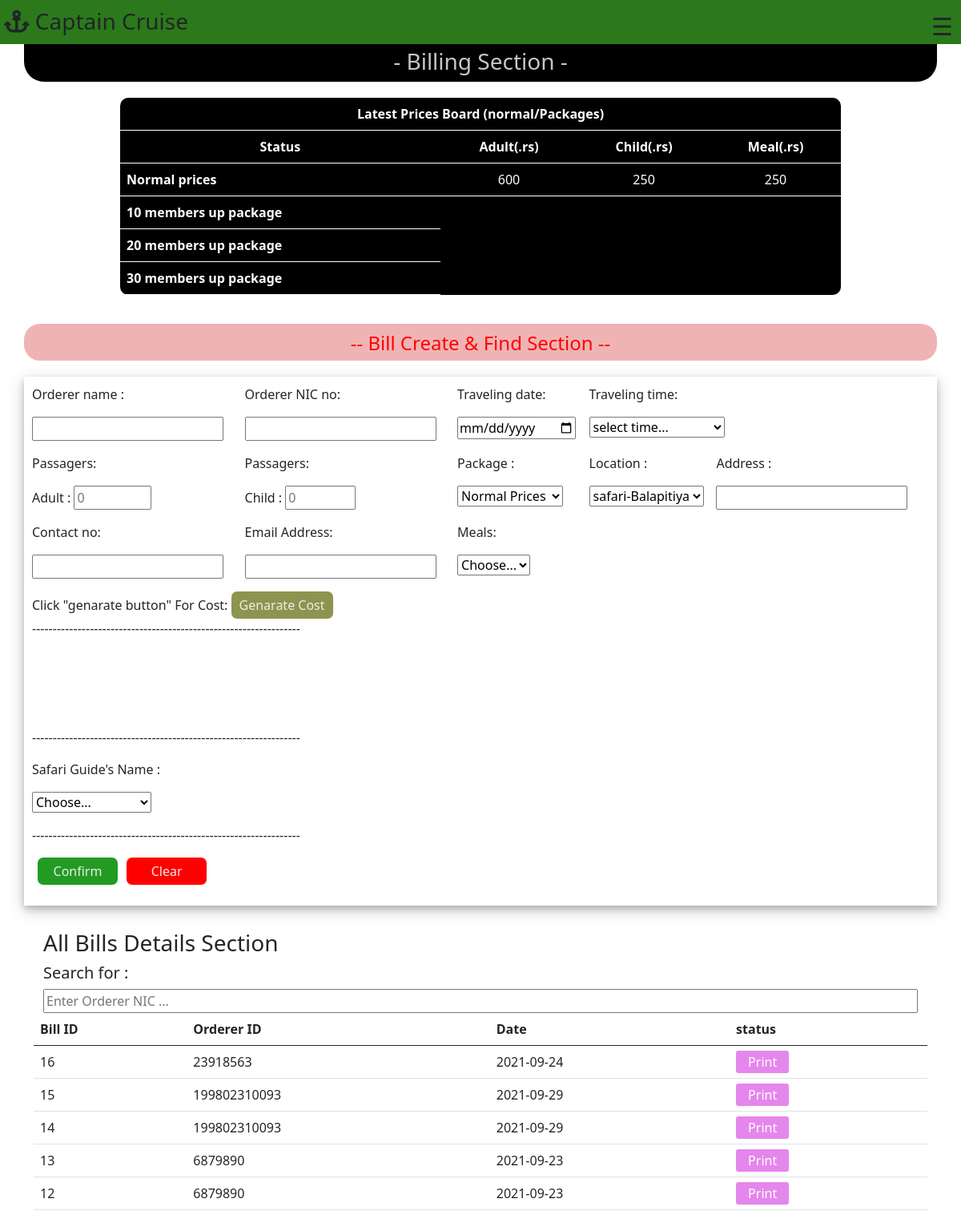
The app's page /Billing-section/billing.php, older data.
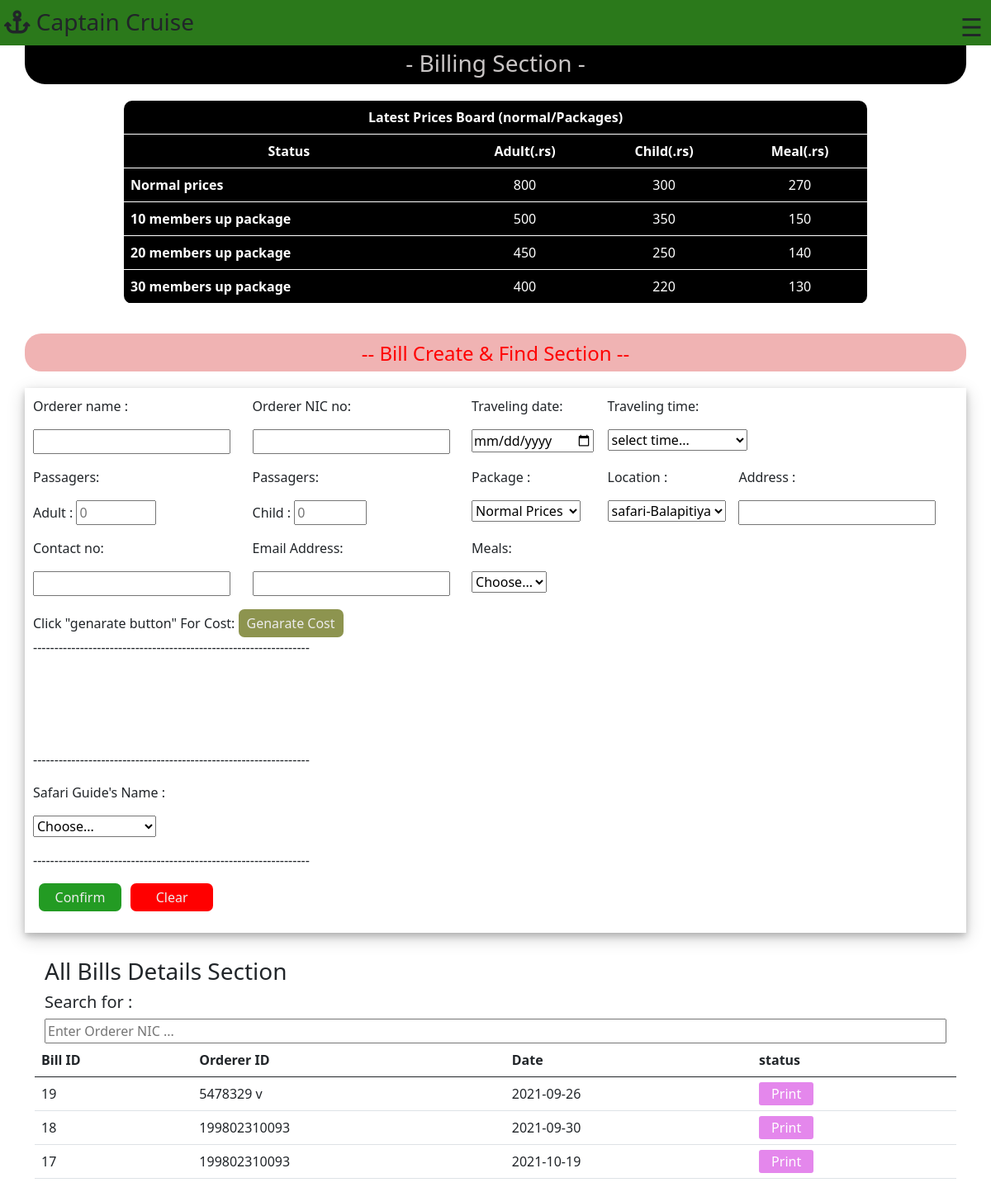
The same page, newer data.
### tables this page shows
CREATE TABLE `prices` (
  `ID` int(11) NOT NULL,
  `Adult` varchar(50) NOT NULL,
  `child` varchar(50) NOT NULL,
  `meal` varchar(50) NOT NULL
);

CREATE TABLE `bills` (
  `bill_ID` int(40) NOT NULL,
  `Orderer_name` varchar(100) NOT NULL,
  `Orderer_ID` varchar(100) NOT NULL,
  `Booking_date` text NOT NULL,
  `Booking_time` varchar(50) NOT NULL,
  `Adult` int(50) NOT NULL,
  `Child` int(60) NOT NULL,
  `package` varchar(100) NOT NULL,
  `Location` varchar(60) NOT NULL,
  `Address` varchar(100) NOT NULL,
  `Contact_no` varchar(60) NOT NULL,
  `Email` varchar(60) NOT NULL,
  `Meals` varchar(60) NOT NULL,
  `Adult_cost` varchar(60) NOT NULL,
  `Child_cost` varchar(60) NOT NULL,
  `Meal_cost` varchar(60) NOT NULL,
  `Total_cost` varchar(60) NOT NULL,
  `Guide` varchar(100) NOT NULL
);

### Billing-section/billing.php (the view, shortened to what the changed rows need)
<!DOCTYPE html>
<html lang="en">
<head>
    <link rel="stylesheet" href="./billing.css?v=<?php echo time(); ?> ">
    <link href="https://cdn.jsdelivr.net/npm/bootstrap@5.1.0/dist/css/bootstrap.min.css" rel="stylesheet">
</head>
<body>
    <div class="container">
      <div class="row" id="row-price">
      <table class="table" id="price-board">
      <tr >
          <th colspan="4">Latest Prices Board (normal/Packages)</th>
      </tr>
      <tr>
          <th>Status</th>
          <th>Adult(.rs)</th>
          <th>Child(.rs)</th>
          <th>Meal(.rs)</th>
      </tr>
      <tr>
          <th  id="topic-table">Normal prices </th>
          <?php
                $connection = mysqli_connect('localhost', 'root', '', 'captaincruise');
                $sql = "SELECT * FROM prices where id=1 order by ID desc";
                $result = mysqli_query($connection , $sql);
                while($row = mysqli_fetch_array($result)){
         echo" <td>".$row['Adult']."</td>";
         echo"<td >".$row['child']."</td>";
          echo"<td>".$row['meal']."</td>";
        };
        ?>
      </tr>
      <tr>
          <th id="topic-table">10 members up package </th>
          <?php
                $connection = mysqli_connect('localhost', 'root', '', 'captaincruise');
                $sql = "SELECT * FROM prices where id=2 order by ID desc";
                $result = mysqli_query($connection , $sql);
                while($row = mysqli_fetch_array($result)){
         echo" <td>".$row['Adult']."</td>";
         echo"<td>".$row['child']."</td>";
          echo"<td>".$row['meal']."</td>";
        };
        ?>
      </tr>
      <tr>
          <th id="topic-table">20 members up package </th>
          <?php
                $connection = mysqli_connect('localhost', 'root', '', 'captaincruise');
                $sql = "SELECT * FROM prices where id=3 order by ID desc";
                $result = mysqli_query($connection , $sql);
                while($row = mysqli_fetch_array($result)){
         echo" <td>".$row['Adult']."</td>";
         echo"<td>".$row['child']."</td>";
          echo"<td>".$row['meal']."</td>";
        };
        ?>
      </tr>
      <tr>
          <th id="topic-table">30 members up package </th>
          <?php
                $connection = mysqli_connect('localhost', 'root', '', 'captaincruise');
                $sql = "SELECT * FROM prices where id=4 order by ID desc";
                $result = mysqli_query($connection , $sql);
                while($row = mysqli_fetch_array($result)){
         echo" <td>".$row['Adult']."</td>";
         echo"<td>".$row['child']."</td>";
          echo"<td>".$row['meal']."</td>";
        };
        ?>
      </tr>
      </table>
      </div>
      <div class="row" id="row5">
<div class="row" id="row6">
  <table class="table" id="Bill-table">
  <thead>
      <tr>
          <th scope="col">Bill ID</th>
          <th>Orderer ID</th>
          <th>Date</th>
          <th>status</th>
      </tr>
      </thead>
      <tbody id="tbody">
      <?php
            $connection = mysqli_connect('localhost', 'root', '', 'captaincruise');
            $sql = "SELECT * FROM bills order by bill_ID desc";
            $result = mysqli_query($connection , $sql);
            while($row = mysqli_fetch_array($result)){
      echo'<tr>';
        echo  "<td>".$row['bill_ID']."</td>";
          echo"<td>".$row['Orderer_ID']."</td>";
          echo"<td>".$row['Booking_date']."</td>";
          echo"<td><a href='../Bill-details/Bill-details.html?id=".$row['bill_ID']."' id='details-btn'>Print</a></td>";
      echo'</tr>';
            }
      ?>
</tbody>
  </table>
     </div>
    </div>
</body>
</html>

Row changes from the older to the newer data that the page shows:
removed bills: bill_ID "16", Orderer_ID "23918563", Booking_date "2021-09-24"
removed bills: bill_ID "15", Orderer_ID "199802310093", Booking_date "2021-09-29"
removed bills: bill_ID "14", Orderer_ID "199802310093", Booking_date "2021-09-29"
removed bills: bill_ID "13", Orderer_ID "6879890", Booking_date "2021-09-23"
removed bills: bill_ID "12", Orderer_ID "6879890", Booking_date "2021-09-23"
changed prices (number 1 of 4 on the later page): Adult "600" → "800"; child "250" → "300"; meal "250" → "270"
added prices: Adult "500", child "350", meal "150"
added prices: Adult "450", child "250", meal "140"
added prices: Adult "400", child "220", meal "130"
added bills: bill_ID "19", Orderer_ID "5478329 v", Booking_date "2021-09-26"
added bills: bill_ID "18", Orderer_ID "199802310093", Booking_date "2021-09-30"
added bills: bill_ID "17", Orderer_ID "199802310093", Booking_date "2021-10-19"
